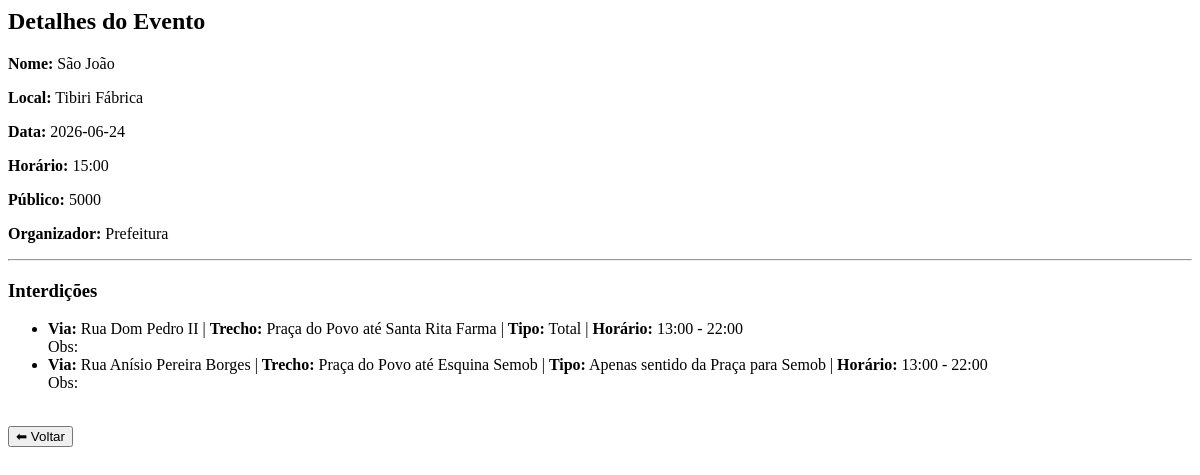
The app's page /visualizar_evento/8, older data.
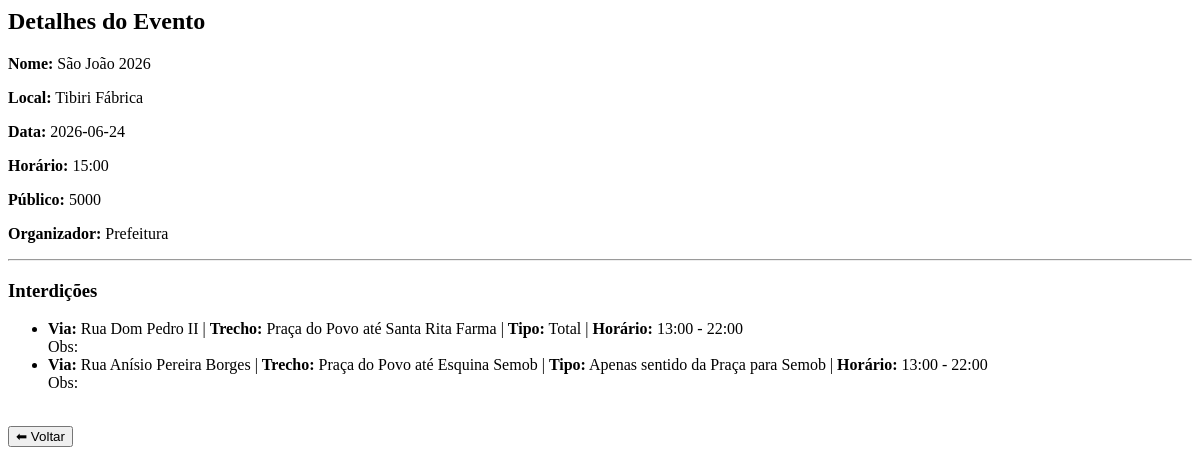
The same page, newer data.
### tables this page shows
CREATE TABLE evento (
            id INTEGER PRIMARY KEY AUTOINCREMENT,
            nome TEXT,
            local TEXT,
            data TEXT,
            horario TEXT,
            publico INTEGER,
            organizador TEXT
        );

CREATE TABLE interdicao (
        id INTEGER PRIMARY KEY AUTOINCREMENT,
        evento_id INTEGER,
        via TEXT,
        trecho_inicio TEXT,
        trecho_fim TEXT,
        tipo_bloqueio TEXT,
        hora_inicio TEXT,
        hora_fim TEXT,
        observacoes TEXT
    );

### app.py (the view)
@app.route('/visualizar_evento/<int:id>')
def visualizar_evento(id):
    conn = sqlite3.connect('database.db')
    cursor = conn.cursor()
    cursor.execute("SELECT * FROM evento WHERE id=?", (id,))
    evento = cursor.fetchone()
    cursor.execute("SELECT * FROM interdicao WHERE evento_id=?", (id,))
    interdicoes = cursor.fetchall()
    conn.close()
    return render_template(
        'visualizar_evento.html',
        evento=evento,
        interdicoes=interdicoes
    )

### templates/visualizar_evento.html (shortened to what this page needs)
<h2>Detalhes do Evento</h2>
<p><strong>Nome:</strong> {{ evento[1] }}</p>
<p><strong>Local:</strong> {{ evento[2] }}</p>
<p><strong>Data:</strong> {{ evento[3] }}</p>
<p><strong>Horário:</strong> {{ evento[4] }}</p>
<p><strong>Público:</strong> {{ evento[5] }}</p>
<p><strong>Organizador:</strong> {{ evento[6] }}</p>
<hr>
<h3>Interdições</h3>
{% if interdicoes %}
    <ul>
    {% for i in interdicoes %}
        <li>
            <strong>Via:</strong> {{ i[2] }} |
            <strong>Trecho:</strong> {{ i[3] }} até {{ i[4] }} |
            <strong>Tipo:</strong> {{ i[5] }} |
            <strong>Horário:</strong> {{ i[6] }} - {{ i[7] }}
            <br>
            Obs: {{ i[8] }}
        </li>
    {% endfor %}
    </ul>
{% else %}
    <p>Nenhuma interdição cadastrada.</p>
{% endif %}
<button type="button" onclick="history.back()">⬅ Voltar</button>

Row changes from the older to the newer data that the page shows:
changed evento "Tibiri Fábrica": nome "São João" → "São João 2026"
